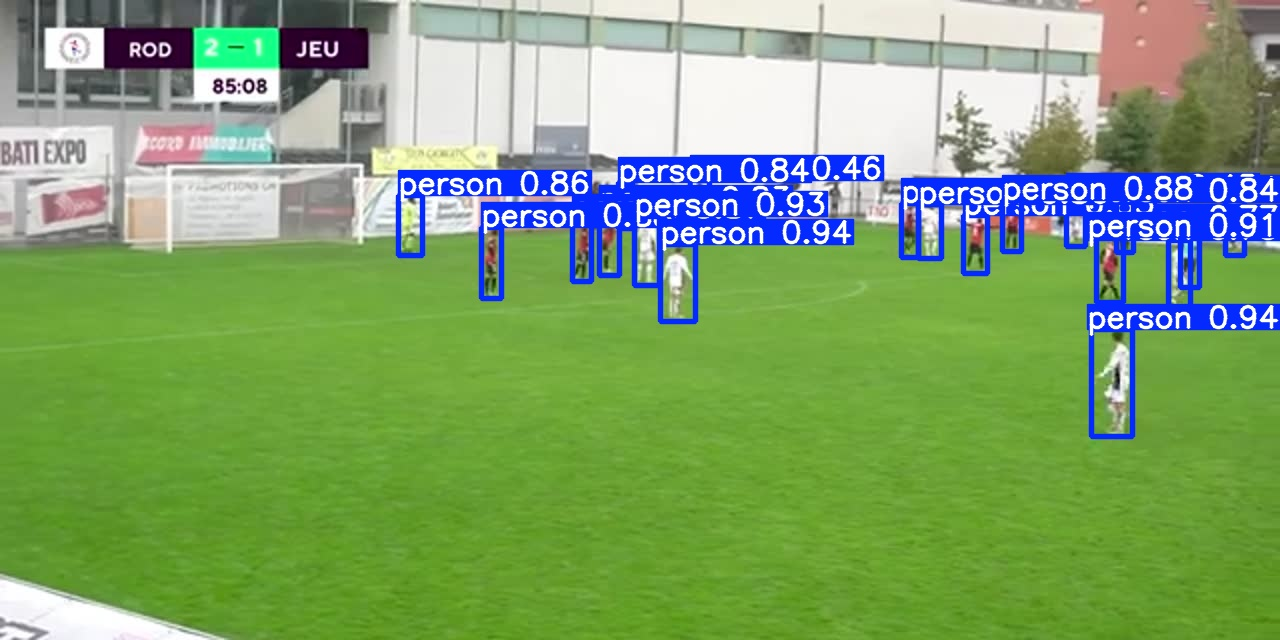
#> input picture DETECTION_SAMPLE.jpg, 1280 x 640 px
$ python -i clean_tracks_dynamic.py   (imports and definitions only)
#> lines starting #> are read from the running program, lines starting #| are printed output that depends on the picture; after the words box and inside, x2 and y2 are one past the last pixel; in counts of white or black regions, pixels touching at a corner belong together
#> further down, picture is the input picture: shape (640, 1280, 3); mean B, G, R 108.2, 162.4, 127.8
#!/usr/bin/env python
import json
import numpy as np
import cv2
from pathlib import Path
from tqdm import tqdm

# CONFIG
INPUT_TRACKS = "runs/json/formatted_tracks_silver.json"
VIDEO_SOURCE = "viewer/test_short.mp4"
OUTPUT_TRACKS = "runs/json/formatted_tracks_silver.json"

def get_adaptive_pitch_mask(frame):
    """
    Dynamically finds the pitch contour for THIS specific frame.
    1. Samples the center.
    2. thresholds based on sample stats.
    3. Returns the Convex Hull of the largest blob.
    """
    h, w = frame.shape[:2]
#> h = 640; w = 1280

    # 1. Sample the Center (20% box) - The "Safe Zone"
    center_h, center_w = int(h/2), int(w/2)
#> center_h = 320; center_w = 640
    sample_h, sample_w = int(h*0.1), int(w*0.1)
#> sample_h = 64; sample_w = 128

    sample_patch = frame[center_h-sample_h:center_h+sample_h,
                         center_w-sample_w:center_w+sample_w]
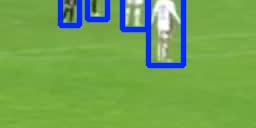
#> sample_patch: shape (128, 256, 3); mean B, G, R 81.9, 163.7, 114.7

    # Convert to HSV for robust color stats
    hsv_sample = cv2.cvtColor(sample_patch, cv2.COLOR_BGR2HSV)
#> hsv_sample: shape (128, 256, 3); mean H, S, V 50.3, 153.4, 173.8

    # Calculate mean and std dev of the grass color
    mean, std = cv2.meanStdDev(hsv_sample)
#> mean = [50.34, 153.4, 173.8]; std = [18.26, 35.42, 19.26]

    # Define dynamic range (Mean +/- 2.5 StdDevs) - Captures shadows/highlights
    # We widen the Hue tolerance because grass hue varies less than Lightness
    lower = np.array([max(0, mean[0][0] - 20),
                      max(0, mean[1][0] - 40),
                      max(0, mean[2][0] - 60)])
#> lower = [30.34, 113.4, 113.8]

    upper = np.array([min(180, mean[0][0] + 20),
                      min(255, mean[1][0] + 40),
                      min(255, mean[2][0] + 60)])
#> upper = [70.34, 193.4, 233.8]

    # 2. Create Mask
    hsv_frame = cv2.cvtColor(frame, cv2.COLOR_BGR2HSV)
#> hsv_frame: shape (640, 1280, 3); mean H, S, V 53.7, 126.5, 176.1
    mask = cv2.inRange(hsv_frame, lower, upper)
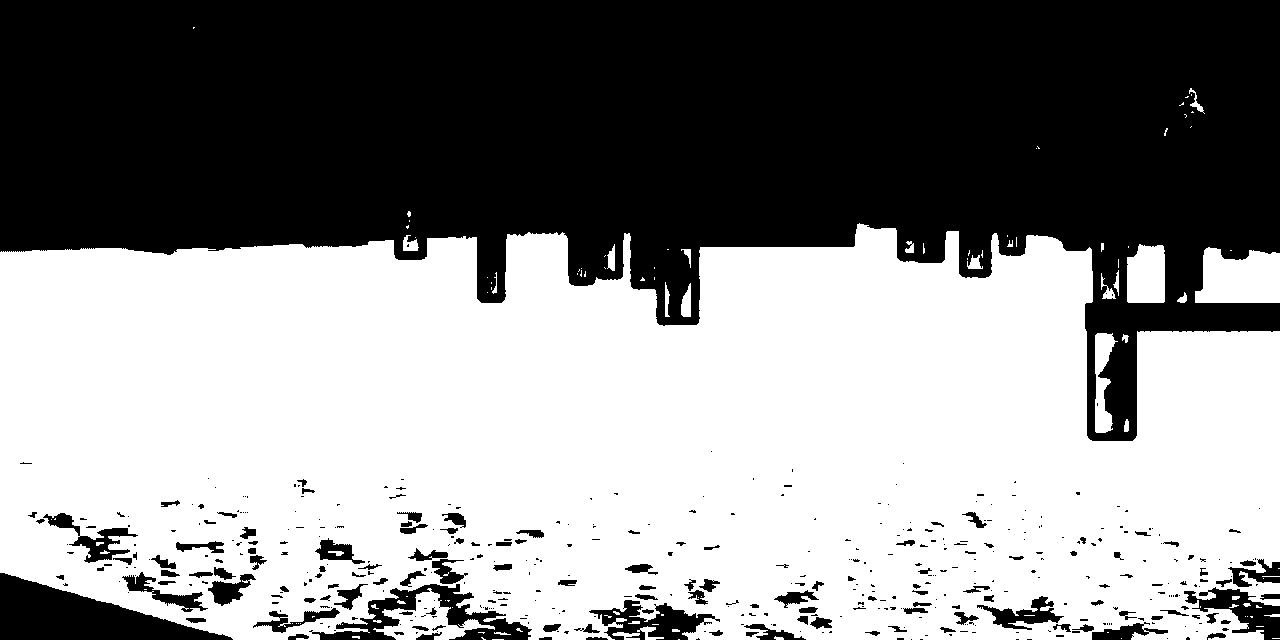
#> mask: shape (640, 1280); 54.8% white; 451 black regions (312 under 20 px), largest, box (x1, y1, x2, y2) and area: (0, 0, 1280, 441) 336596, (0, 573, 233, 640) 7997, (309, 584, 532, 640) 3926

    # 3. Clean Noise (Morphology)
    # Close small holes (players)
    kernel = cv2.getStructuringElement(cv2.MORPH_ELLIPSE, (15, 15))
    mask = cv2.morphologyEx(mask, cv2.MORPH_CLOSE, kernel)
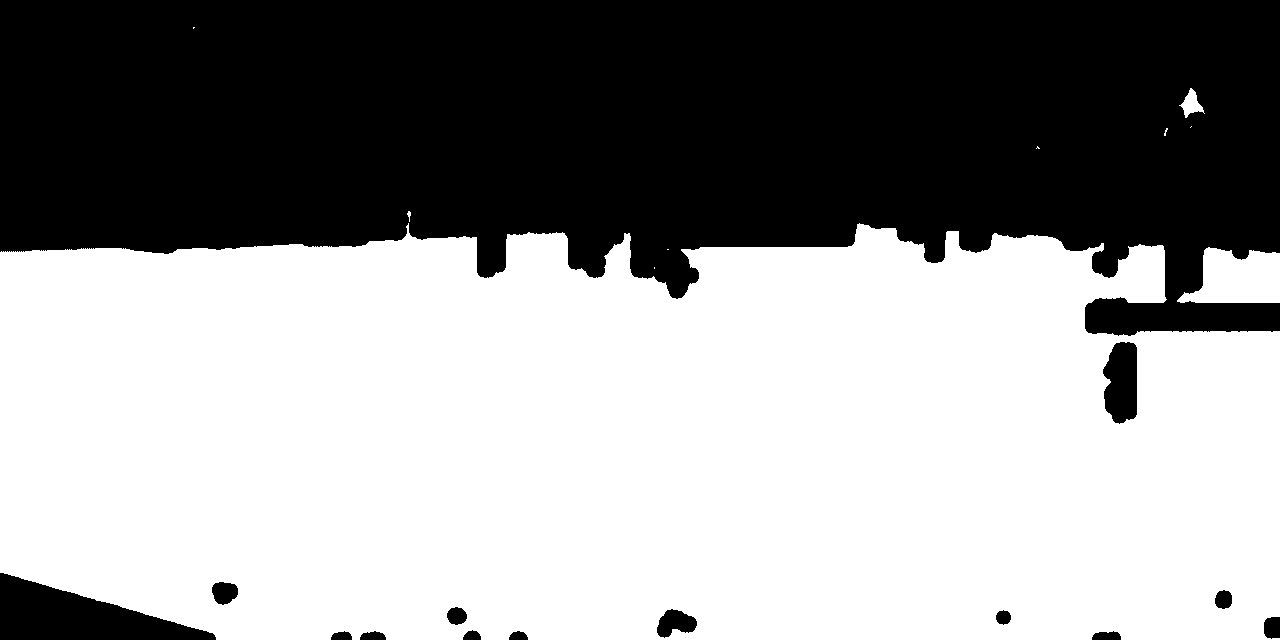
#> mask: shape (640, 1280); 58.6% white; 14 black regions, largest, box (x1, y1, x2, y2) and area: (0, 0, 1280, 336) 325915, (0, 573, 216, 640) 7902, (1103, 342, 1137, 424) 2285
    # Open to remove small isolated blobs (noise)
    mask = cv2.morphologyEx(mask, cv2.MORPH_OPEN, kernel)
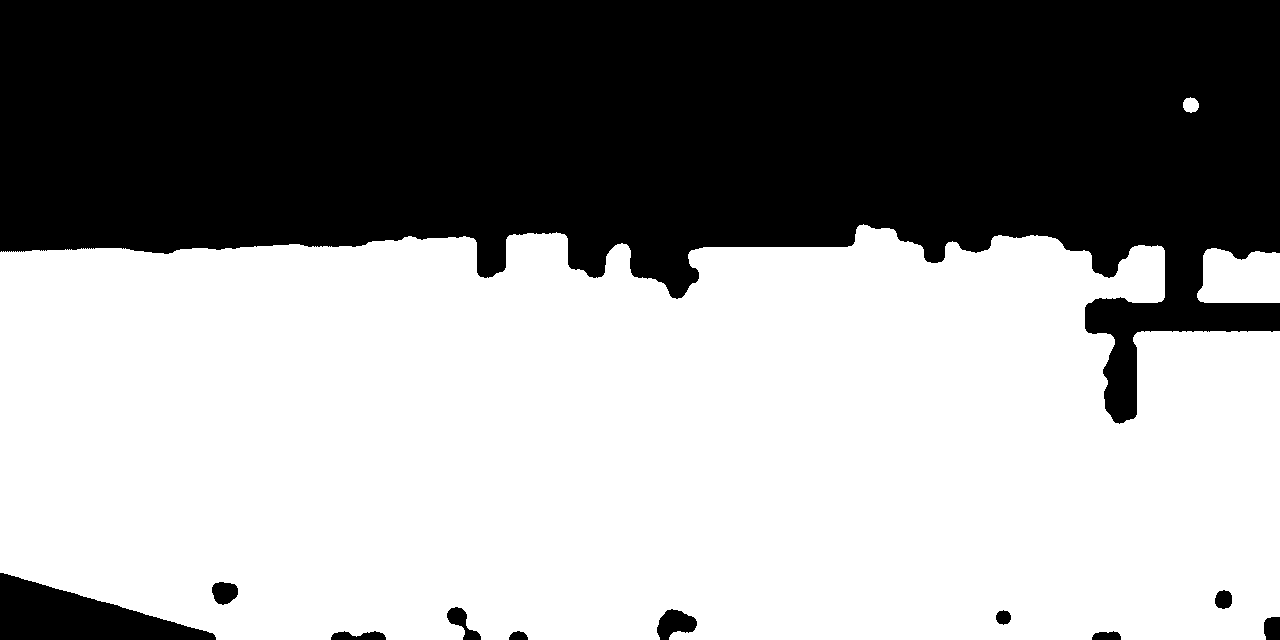
#> mask: shape (640, 1280); 58.4% white; 11 black regions

    # 4. Find Largest Contour (The Pitch)
    cnts, _ = cv2.findContours(mask, cv2.RETR_EXTERNAL, cv2.CHAIN_APPROX_SIMPLE)
#> cnts = 3 contours; box (x1, y1, x2, y2) and area: (0, 224, 1280, 640) 473445, (1197, 248, 1280, 303) 3814, (1183, 97, 1199, 113) 172

    if not cnts: return None

    largest_cnt = max(cnts, key=cv2.contourArea)
#> largest_cnt = contour of 1003 points, box (x1, y1, x2, y2) (0, 224, 1280, 640), area 473445

    # 5. Convex Hull (Smooths edges, ignores benches sticking in)
    hull = cv2.convexHull(largest_cnt)
#> hull = contour of 14 points, box (x1, y1, x2, y2) (0, 224, 1280, 640), area 502152

    return hull

# [72 lines left out: function main, not called in this run]

# [2 lines not run here, left out]

>>> import cv2
>>> picture = cv2.imread('../DETECTION_SAMPLE.jpg')
>>> result = get_adaptive_pitch_mask(picture)
#> result has the same summary as hull in get_adaptive_pitch_mask
